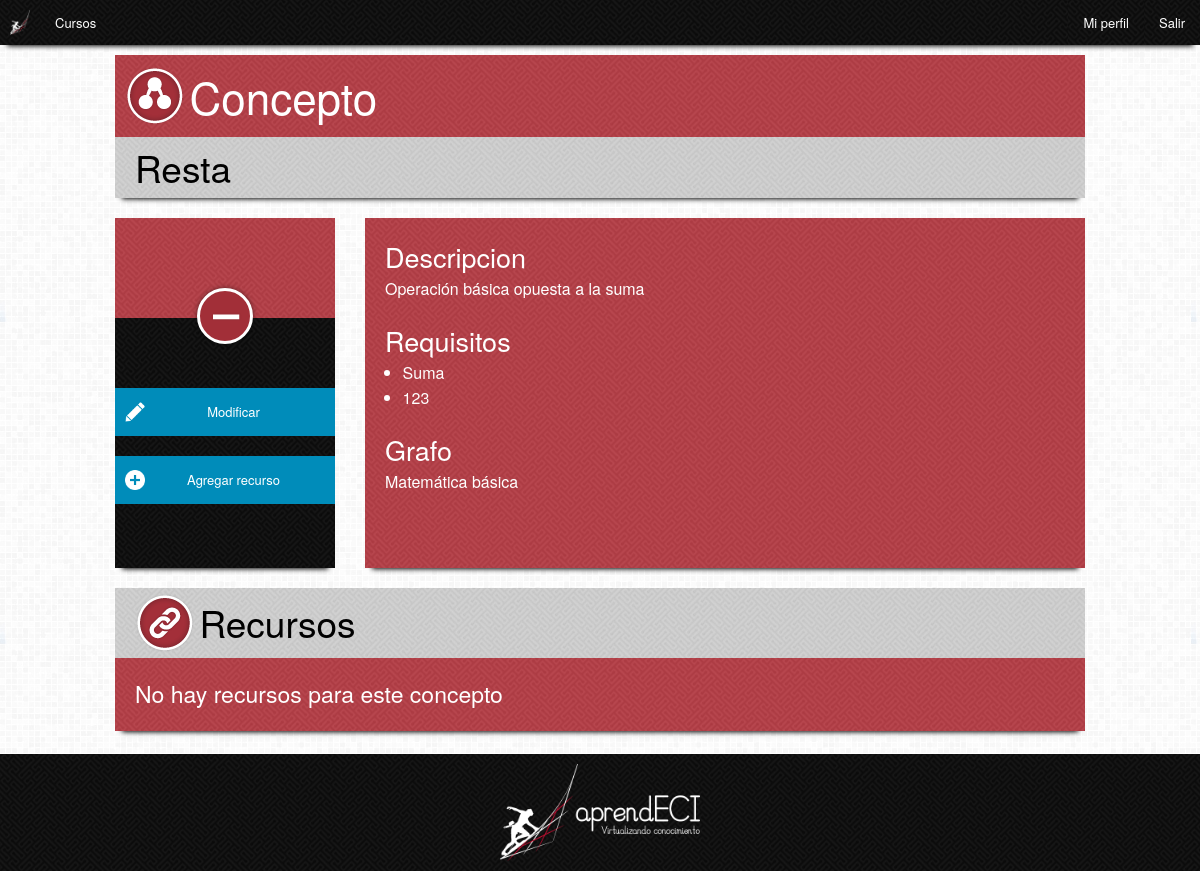
The app's page /aprendeci/estudiante/concepto/3/ (signed in) with its own data.
### Aprendeci/models.py (models this page shows, shortened)
class Concepto(models.Model):
    nombre = models.CharField(max_length=100)
    descripcion = models.CharField(max_length=500)
    fecha_creacion = models.DateTimeField(auto_now_add=True, editable=False)
    imagen = models.ImageField(upload_to="img/icons/conceptos", default="img/icons/conceptos/defecto.png")
    requisitos = models.ManyToManyField("self", symmetrical=False, blank=True)
    porcentajeBase = models.IntegerField(default=60)
    color = models.CharField(max_length=6)
    x = models.IntegerField(default=0)
    y = models.IntegerField(default=0)
    grafo = models.ForeignKey(Grafo, blank=True)

class Grafo(models.Model):
    nombre = models.CharField(max_length=100)
    descripcion = models.CharField(max_length=500)
    grafoPadre = models.ForeignKey("self", blank=True, null=True)

### Aprendeci/views/viewsEstudiante.py (the view)
# urls.py: url(r'^estudiante/concepto/(?P<pk>[0-9]+)/$', views.ConceptoEstudianteView.as_view(), name='conceptoEstudiante'),
class ConceptoEstudianteView(LoginRequiredMixin, DetailView):
    context_object_name = "concepto"
    model = Concepto
    template_name = "Aprendeci/estudiante/concepto.html"
    def get_context_data(self, **kwargs):
        context = super(ConceptoEstudianteView, self).get_context_data(**kwargs)
        context['grafo_id'] = Concepto.objects.get(pk=self.kwargs['pk']).grafo.id
        return context

### Aprendeci/templates/Aprendeci/estudiante/concepto.html (shortened to what this page needs)
{% extends "Aprendeci/estudiante/perfil.html" %}
{% load staticfiles %}
{% load django_bootstrap_breadcrumbs %}
{% load youtube_embed_url %}
{% block styles %}
    <link rel="stylesheet" href="{% static "css/style.css" %}" />
{% endblock %}
{% block preheader %}
    {% include "Aprendeci/estudiante/topbar.html" %}
{% endblock %}
{% block header %}
    <div class="encabezado">
        <img class="icon" alt="grafo" src="{% static "img/icons/grafo.png" %}" />
        <h1>Concepto</h1>
    </div>
{% endblock %}
{% block content %}
    <div class="title">
        <h2>{{ concepto.nombre }}</h2>
    </div>
    <div class="descripcionConcepto">
        <div class="row">
            <div class="small-3 columns">
                <div class="lateral">
                    <div class="header">
                        <div class="concepto">
                            <img alt="{{ concepto.nombre }}" src="{{ MEDIA_URL }}{{ concepto.imagen }}" />
                        </div>
                    </div>
                    <div class="acciones">
                        <a href="{% url 'admin:Aprendeci_concepto_change' concepto.id %}" class="small button modificar">Modificar</a>
                        <a href="{% url 'admin:Aprendeci_recurso_add' %}" class="small button agregar">Agregar recurso</a>
                    </div>
                </div>
            </div>
            <div class="small-9 columns">
                <div class="contenido">
                    <h3>Descripcion</h3>
                    <p>{{ concepto.descripcion }}</p>
                    <h3>Requisitos</h3>
                    <ul>
                        {% for requisito in concepto.requisitos.all %}
                            <li>{{ requisito.nombre }}</li>
                        {% empty %}
                            <li>No tiene requisitos</li>
                        {% endfor %}
                    </ul>
                    <h3>Grafo</h3>
                    <p>{{ concepto.grafo.nombre }}</p>
                </div>
            </div>
        </div>
    </div>
    <div class="recursosConcepto">
        <div class="row">
            <div class="small-12 columns">
                <div class="header">
                    <img class="icon" alt="grafo" src="{% static "img/icons/enlaces.png" %}" />
                    <h2>Recursos</h2>
                </div>
                <div class="contenido">
                    {% for recurso in concepto.recurso_set.all %}
                        {% if forloop.counter0|divisibleby:"3" %}
                            {% if forloop.counter0 > 0 %}
                                </div>
                            {% endif %}
                            <div class="row">
                        {% endif %}
                    <div class="small-4 columns">
                        <div class="recursoItem">
                            <div class="nombre">{{ recurso.nombre }}</div>
                            <hr />
                            {% if recurso.tipo == 'V' %}
                                <div class="enlace">{{ recurso.direccion|youtube_embed_url|safe }}</div>
                            {% else %}
                                <div class="descripcion">{{ recurso.descripcion }}</div>
                                <div class="enlace"><a href="{{ recurso.direccion }}" class="small button ver">Ir</a></div>
                            {% endif %}
                        </div>
                    </div>
                    {% if forloop.last %}
                        </div>
                    {% endif %}
                    {% empty %}
                        <h4>No hay recursos para este concepto</h4>
                    {% endfor %}
            </div>
        </div>
    </div>
{% endblock %}

### assets/css/style.css (style rules this page uses)
html, body { height: 100%; }
body { background-image: url("../img/bg.png"); padding: 0; margin: 0; }
h1, h2, h3, h4, h5, h6 { color: #000; display: inline-block; margin: 0; vertical-align: middle; }
img { display: inline-block; vertical-align: middle; }
p { display: inline; }
.encabezado { background: #A22F38 url("../img/mazeRed.png"); padding: 10px; }
.encabezado h1 { color: #FFF; }
.title { background: #D4D4D4 url("../img/mazeGray.png"); box-shadow: 0 8px 5px -7px #000; margin-bottom: 1.25rem; padding: 5px 20px; }
.button.small { background-position: 10px center; background-repeat: no-repeat; background-size: 20px; margin: 0; padding-left: 45px; }
.agregar { background-image: url("../img/icons/add.png"); }
.modificar { background-image: url("../img/icons/edit.png"); }
.descripcionConcepto { height: 350px; margin-bottom: 1.25rem; }
.descripcionConcepto .lateral { background: #A22F38 url("../img/maze.png"); box-shadow: 0 8px 5px -7px #000; height: 350px; }
.descripcionConcepto .lateral .header { background: #A22F38 url("../img/mazeRed.png"); height: 100px; padding-top: 70px; }
.descripcionConcepto .lateral .header .concepto { background-color: #A22F38; border: 3px solid white; border-radius: 50%; box-shadow: 0 0 5px 0 rgba(0, 0, 0, 0.5); box-sizing: content-box; height: 50px; margin: 0 auto; width: 50px; }
.descripcionConcepto .lateral .acciones { margin-top: 60px; }
.descripcionConcepto .lateral .acciones a { margin: 10px 0; width: 100%; }
.descripcionConcepto .contenido { background: #A22F38 url("../img/mazeRed.png"); box-shadow: 0 8px 5px -7px #000; color: #FFF; height: 350px; padding: 20px; }
.descripcionConcepto .contenido p { display: block; }
.descripcionConcepto .contenido h3 { color: #FFF; }
.recursosConcepto { background: #A22F38 url("../img/mazeRed.png"); box-shadow: 0 8px 5px -7px #000; }
.recursosConcepto .header { background: #D4D4D4 url("../img/mazeGray.png"); padding: 5px 20px; }
.recursosConcepto .contenido { padding: 20px; }
.recursosConcepto .contenido h4 { color: #FFF; }

### records on screen
Concepto: nombre "Resta", imagen (picture), descripcion "Operación básica opuesta a la suma", grafo.nombre "Matemática básica"
Concepto: nombre "Suma"
Concepto: nombre "123"
